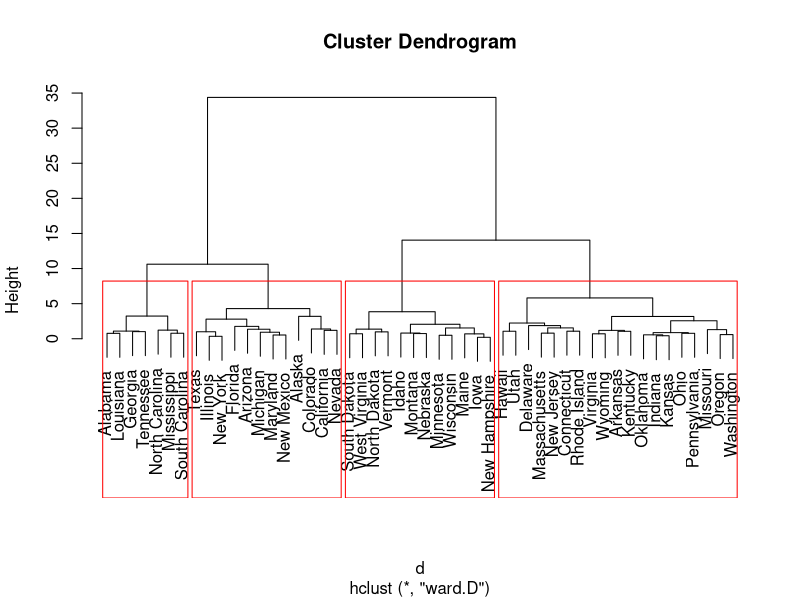
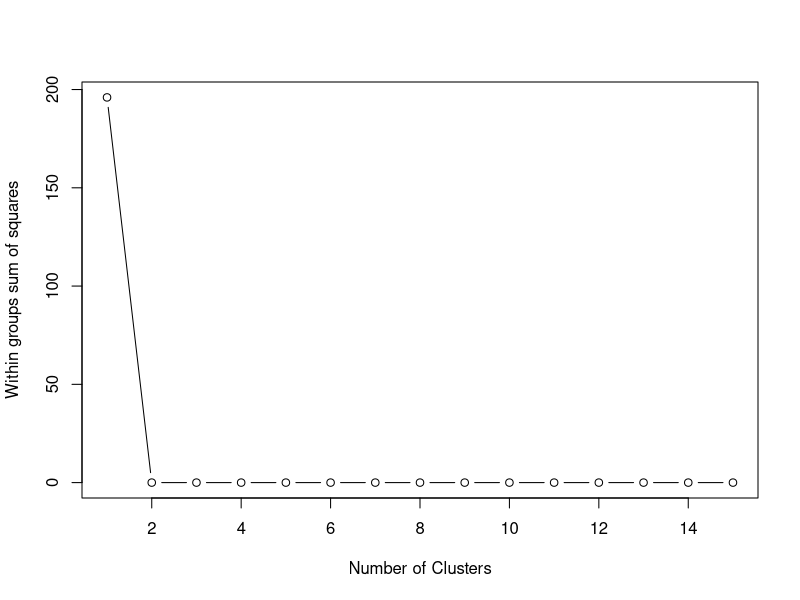

Write R code to recreate these figures, in order.
mydata = USArrests
mydata = na.omit(mydata) #listwise deletion
mydata.orig =mydata  #save origin datacopy
mydata= scale(mydata) # standardize variables
d <- dist(mydata, method = "euclidean") #dist matrix
fit <- hclust(d, method = "ward")
plot(fit)

# cut tree into 2 clusters
groups <- cutree(fit, k=4)
# draw dendogram with red borders around the k1 clusters

rect.hclust(fit , k=4, border = "red")

#k-MEAN

# Determine number of clusters #
wss <- (nrow(mydata)-1)*sum(apply(mydata, 2, var))
for (i in 2:15) wss[i] <- sum(kmeans(mydata,centers = i)$withinnss)
plot(1:15, wss, type="b", xlab="Number of Clusters", ylab="Within groups sum of squares")

# Use optimal no. of clusters in k-means #
k1=4

# K-Means Cluster Analysis
fit <- kmeans(mydata, k1) # k1 cluster solution
aggregate(mydata.orig,by = list(fit$cluster), FUN=mean)

# append cluster assignment
mydata1 <- data.frame(mydata.orig, fit$cluster)
